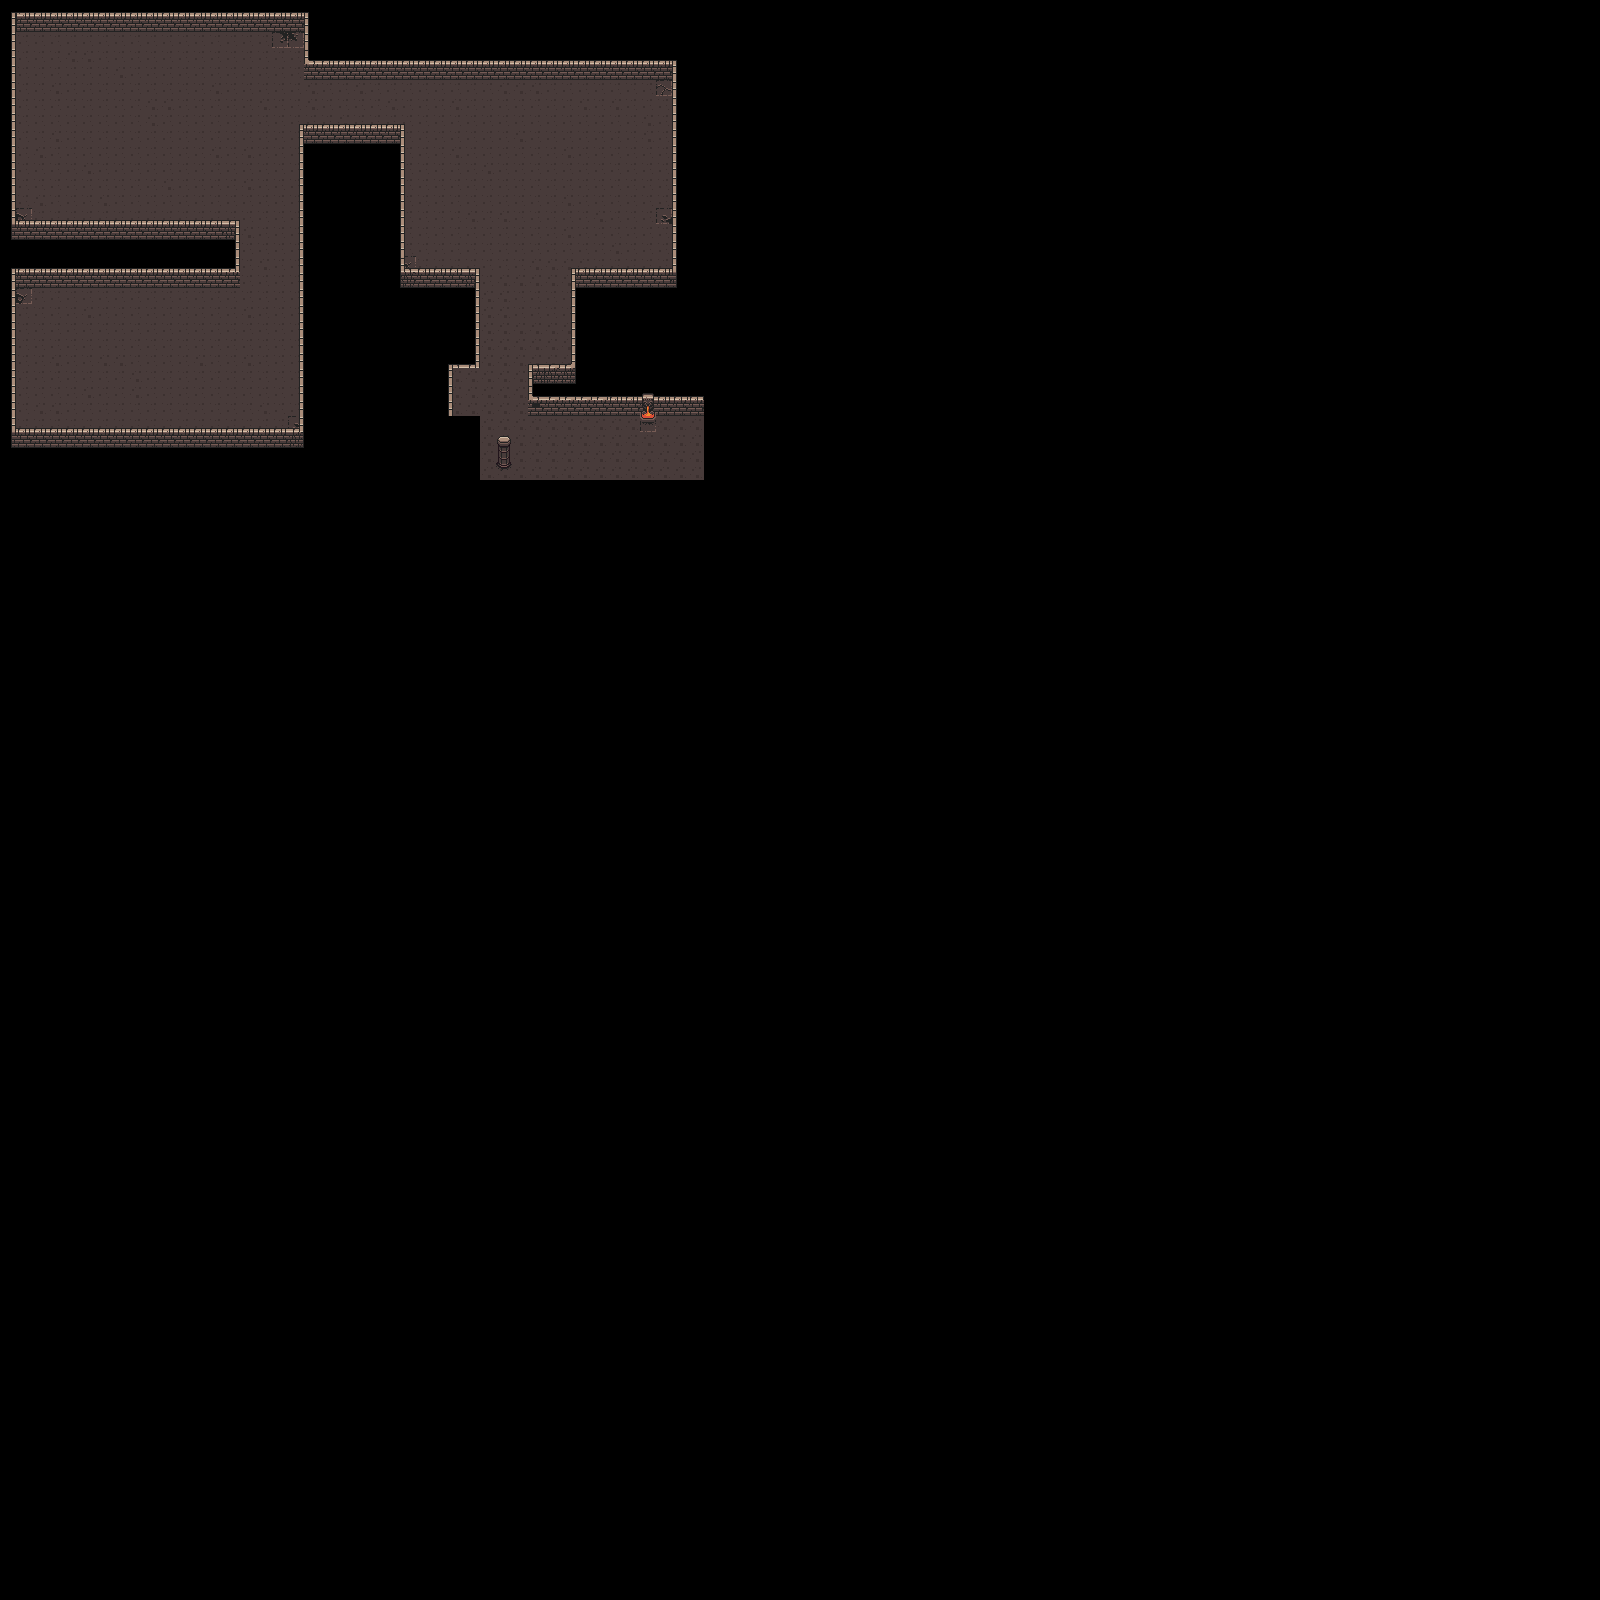

The image is a tile-based game level rendered from a .tmx file. Its description and source (layers, tilesets, objects; grid data summarised) follow:
An orthogonal 100x100 tile map with 16x16 px tiles, 2 tile layers (Ground, Walls) and 13 objects.

<map version="1.5" tiledversion="1.7.2" orientation="orthogonal" renderorder="right-down" width="100" height="100" tilewidth="16" tileheight="16" infinite="0" nextlayerid="6" nextobjectid="25">
 <editorsettings>
  <export target="map-02.json" format="json" />
 </editorsettings>
 <tileset firstgid="1" name="map-01" tilewidth="16" tileheight="16" tilecount="160" columns="10">
  <image source="../map-base.png" width="160" height="256" />
  <tile id="0">
   <properties>
    <property name="collides" type="bool" value="false" />
   </properties>
  </tile>
  <tile id="1">
   <properties>
    <property name="collides" type="bool" value="false" />
   </properties>
  </tile>
  <tile id="2">
   <properties>
    <property name="collides" type="bool" value="false" />
   </properties>
  </tile>
  <tile id="3">
   <properties>
    <property name="collides" type="bool" value="false" />
   </properties>
  </tile>
  <tile id="4">
   <properties>
    <property name="collides" type="bool" value="false" />
   </properties>
  </tile>
  <tile id="5">
   <properties>
    <property name="collides" type="bool" value="false" />
   </properties>
  </tile>
  <tile id="6">
   <properties>
    <property name="collides" type="bool" value="false" />
   </properties>
  </tile>
  <tile id="7">
   <properties>
    <property name="collides" type="bool" value="false" />
   </properties>
  </tile>
  <tile id="8">
   <properties>
    <property name="collides" type="bool" value="false" />
   </properties>
  </tile>
  <tile id="10">
   <properties>
    <property name="collides" type="bool" value="false" />
   </properties>
  </tile>
  <tile id="11">
   <properties>
    <property name="collides" type="bool" value="true" />
   </properties>
  </tile>
  <tile id="12">
   <properties>
    <property name="collides" type="bool" value="true" />
   </properties>
  </tile>
  <tile id="13">
   <properties>
    <property name="collides" type="bool" value="true" />
   </properties>
  </tile>
  <tile id="14">
   <properties>
    <property name="collides" type="bool" value="false" />
   </properties>
  </tile>
  <tile id="15">
   <properties>
    <property name="collides" type="bool" value="false" />
   </properties>
  </tile>
  <tile id="16">
   <properties>
    <property name="collides" type="bool" value="false" />
   </properties>
  </tile>
  <tile id="17">
   <properties>
    <property name="collides" type="bool" value="false" />
   </properties>
  </tile>
  <tile id="18">
   <properties>
    <property name="collides" type="bool" value="false" />
   </properties>
  </tile>
  <tile id="20">
   <properties>
    <property name="collides" type="bool" value="false" />
   </properties>
  </tile>
  <tile id="21">
   <properties>
    <property name="collides" type="bool" value="false" />
   </properties>
  </tile>
  <tile id="22">
   <properties>
    <property name="collides" type="bool" value="false" />
   </properties>
  </tile>
  <tile id="23">
   <properties>
    <property name="collides" type="bool" value="false" />
   </properties>
  </tile>
  <tile id="24">
   <properties>
    <property name="collides" type="bool" value="false" />
   </properties>
  </tile>
  <tile id="25">
   <properties>
    <property name="collides" type="bool" value="false" />
   </properties>
  </tile>
  <tile id="26">
   <properties>
    <property name="collides" type="bool" value="false" />
   </properties>
  </tile>
  <tile id="27">
   <properties>
    <property name="collides" type="bool" value="false" />
   </properties>
  </tile>
  <tile id="28">
   <properties>
    <property name="collides" type="bool" value="false" />
   </properties>
  </tile>
  <tile id="30">
   <properties>
    <property name="collides" type="bool" value="false" />
   </properties>
  </tile>
  <tile id="31">
   <properties>
    <property name="collides" type="bool" value="false" />
   </properties>
  </tile>
  <tile id="32">
   <properties>
    <property name="collides" type="bool" value="false" />
   </properties>
  </tile>
  <tile id="33">
   <properties>
    <property name="collides" type="bool" value="false" />
   </properties>
  </tile>
  <tile id="34">
   <properties>
    <property name="collides" type="bool" value="false" />
   </properties>
  </tile>
  <tile id="35">
   <properties>
    <property name="collides" type="bool" value="false" />
   </properties>
  </tile>
  <tile id="36">
   <properties>
    <property name="collides" type="bool" value="false" />
   </properties>
  </tile>
  <tile id="37">
   <properties>
    <property name="collides" type="bool" value="false" />
   </properties>
  </tile>
  <tile id="38">
   <properties>
    <property name="collides" type="bool" value="false" />
   </properties>
  </tile>
  <tile id="40">
   <properties>
    <property name="collides" type="bool" value="false" />
   </properties>
  </tile>
  <tile id="41">
   <properties>
    <property name="collides" type="bool" value="false" />
   </properties>
  </tile>
  <tile id="42">
   <properties>
    <property name="collides" type="bool" value="false" />
   </properties>
  </tile>
  <tile id="43">
   <properties>
    <property name="collides" type="bool" value="false" />
   </properties>
  </tile>
  <tile id="44">
   <properties>
    <property name="collides" type="bool" value="false" />
   </properties>
  </tile>
  <tile id="45">
   <properties>
    <property name="collides" type="bool" value="false" />
   </properties>
  </tile>
  <tile id="46">
   <properties>
    <property name="collides" type="bool" value="false" />
   </properties>
  </tile>
  <tile id="47">
   <properties>
    <property name="collides" type="bool" value="false" />
   </properties>
  </tile>
  <tile id="48">
   <properties>
    <property name="collides" type="bool" value="false" />
   </properties>
  </tile>
  <tile id="50">
   <properties>
    <property name="collides" type="bool" value="false" />
   </properties>
  </tile>
  <tile id="51">
   <properties>
    <property name="collides" type="bool" value="false" />
   </properties>
  </tile>
  <tile id="52">
   <properties>
    <property name="collides" type="bool" value="false" />
   </properties>
  </tile>
  <tile id="53">
   <properties>
    <property name="collides" type="bool" value="false" />
   </properties>
  </tile>
  <tile id="54">
   <properties>
    <property name="collides" type="bool" value="false" />
   </properties>
  </tile>
  <tile id="55">
   <properties>
    <property name="collides" type="bool" value="false" />
   </properties>
  </tile>
  <tile id="56">
   <properties>
    <property name="collides" type="bool" value="false" />
   </properties>
  </tile>
  <tile id="57">
   <properties>
    <property name="collides" type="bool" value="false" />
   </properties>
  </tile>
  <tile id="58">
   <properties>
    <property name="collides" type="bool" value="false" />
   </properties>
  </tile>
  <tile id="60">
   <properties>
    <property name="collides" type="bool" value="false" />
   </properties>
  </tile>
  <tile id="61">
   <properties>
    <property name="collides" type="bool" value="false" />
   </properties>
  </tile>
  <tile id="62">
   <properties>
    <property name="collides" type="bool" value="false" />
   </properties>
  </tile>
  <tile id="63">
   <properties>
    <property name="collides" type="bool" value="false" />
   </properties>
  </tile>
  <tile id="64">
   <properties>
    <property name="collides" type="bool" value="false" />
   </properties>
  </tile>
  <tile id="65">
   <properties>
    <property name="collides" type="bool" value="false" />
   </properties>
  </tile>
  <tile id="66">
   <properties>
    <property name="collides" type="bool" value="false" />
   </properties>
  </tile>
  <tile id="67">
   <properties>
    <property name="collides" type="bool" value="false" />
   </properties>
  </tile>
  <tile id="68">
   <properties>
    <property name="collides" type="bool" value="false" />
   </properties>
  </tile>
  <tile id="70">
   <properties>
    <property name="collides" type="bool" value="false" />
   </properties>
  </tile>
  <tile id="71">
   <properties>
    <property name="collides" type="bool" value="false" />
   </properties>
  </tile>
  <tile id="72">
   <properties>
    <property name="collides" type="bool" value="false" />
   </properties>
  </tile>
  <tile id="73">
   <properties>
    <property name="collides" type="bool" value="false" />
   </properties>
  </tile>
  <tile id="74">
   <properties>
    <property name="collides" type="bool" value="false" />
   </properties>
  </tile>
  <tile id="75">
   <properties>
    <property name="collides" type="bool" value="false" />
   </properties>
  </tile>
  <tile id="76">
   <properties>
    <property name="collides" type="bool" value="false" />
   </properties>
  </tile>
  <tile id="77">
   <properties>
    <property name="collides" type="bool" value="false" />
   </properties>
  </tile>
  <tile id="78">
   <properties>
    <property name="collides" type="bool" value="false" />
   </properties>
  </tile>
  <tile id="80">
   <properties>
    <property name="collides" type="bool" value="true" />
   </properties>
  </tile>
  <tile id="81">
   <properties>
    <property name="collides" type="bool" value="true" />
   </properties>
  </tile>
  <tile id="82">
   <properties>
    <property name="collides" type="bool" value="true" />
   </properties>
  </tile>
  <tile id="83">
   <properties>
    <property name="collides" type="bool" value="true" />
   </properties>
  </tile>
  <tile id="84">
   <properties>
    <property name="collides" type="bool" value="true" />
   </properties>
  </tile>
  <tile id="85">
   <properties>
    <property name="collides" type="bool" value="true" />
   </properties>
  </tile>
  <tile id="86">
   <properties>
    <property name="collides" type="bool" value="false" />
   </properties>
  </tile>
  <tile id="87">
   <properties>
    <property name="collides" type="bool" value="false" />
   </properties>
  </tile>
  <tile id="88">
   <properties>
    <property name="collides" type="bool" value="false" />
   </properties>
  </tile>
  <tile id="90">
   <properties>
    <property name="collides" type="bool" value="true" />
   </properties>
  </tile>
  <tile id="91">
   <properties>
    <property name="collides" type="bool" value="true" />
   </properties>
  </tile>
  <tile id="92">
   <properties>
    <property name="collides" type="bool" value="true" />
   </properties>
  </tile>
  <tile id="93">
   <properties>
    <property name="collides" type="bool" value="true" />
   </properties>
  </tile>
  <tile id="94">
   <properties>
    <property name="collides" type="bool" value="false" />
   </properties>
  </tile>
  <tile id="95">
   <properties>
    <property name="collides" type="bool" value="false" />
   </properties>
  </tile>
  <tile id="96">
   <properties>
    <property name="collides" type="bool" value="false" />
   </properties>
  </tile>
  <tile id="97">
   <properties>
    <property name="collides" type="bool" value="false" />
   </properties>
  </tile>
  <tile id="98">
   <properties>
    <property name="collides" type="bool" value="false" />
   </properties>
  </tile>
  <tile id="100">
   <properties>
    <property name="collides" type="bool" value="false" />
   </properties>
  </tile>
  <tile id="101">
   <properties>
    <property name="collides" type="bool" value="false" />
   </properties>
  </tile>
  <tile id="102">
   <properties>
    <property name="collides" type="bool" value="true" />
   </properties>
  </tile>
  <tile id="103">
   <properties>
    <property name="collides" type="bool" value="true" />
   </properties>
  </tile>
  <tile id="104">
   <properties>
    <property name="collides" type="bool" value="false" />
   </properties>
  </tile>
  <tile id="105">
   <properties>
    <property name="collides" type="bool" value="false" />
   </properties>
  </tile>
  <tile id="106">
   <properties>
    <property name="collides" type="bool" value="false" />
   </properties>
  </tile>
  <tile id="107">
   <properties>
    <property name="collides" type="bool" value="false" />
   </properties>
  </tile>
  <tile id="108">
   <properties>
    <property name="collides" type="bool" value="false" />
   </properties>
  </tile>
  <tile id="110">
   <properties>
    <property name="collides" type="bool" value="false" />
   </properties>
  </tile>
  <tile id="111">
   <properties>
    <property name="collides" type="bool" value="false" />
   </properties>
  </tile>
  <tile id="112">
   <properties>
    <property name="collides" type="bool" value="false" />
   </properties>
  </tile>
  <tile id="113">
   <properties>
    <property name="collides" type="bool" value="false" />
   </properties>
  </tile>
  <tile id="114">
   <properties>
    <property name="collides" type="bool" value="false" />
   </properties>
  </tile>
  <tile id="115">
   <properties>
    <property name="collides" type="bool" value="false" />
   </properties>
  </tile>
  <tile id="116">
   <properties>
    <property name="collides" type="bool" value="false" />
   </properties>
  </tile>
  <tile id="117">
   <properties>
    <property name="collides" type="bool" value="false" />
   </properties>
  </tile>
  <tile id="118">
   <properties>
    <property name="collides" type="bool" value="false" />
   </properties>
  </tile>
  <tile id="120">
   <properties>
    <property name="collides" type="bool" value="false" />
   </properties>
  </tile>
  <tile id="121">
   <properties>
    <property name="collides" type="bool" value="false" />
   </properties>
  </tile>
  <tile id="122">
   <properties>
    <property name="collides" type="bool" value="false" />
   </properties>
  </tile>
  <tile id="123">
   <properties>
    <property name="collides" type="bool" value="false" />
   </properties>
  </tile>
  <tile id="124">
   <properties>
    <property name="collides" type="bool" value="false" />
   </properties>
  </tile>
  <tile id="125">
   <properties>
    <property name="collides" type="bool" value="false" />
   </properties>
  </tile>
  <tile id="126">
   <properties>
    <property name="collides" type="bool" value="false" />
   </properties>
  </tile>
  <tile id="127">
   <properties>
    <property name="collides" type="bool" value="false" />
   </properties>
  </tile>
  <tile id="128">
   <properties>
    <property name="collides" type="bool" value="false" />
   </properties>
  </tile>
  <tile id="130">
   <properties>
    <property name="collides" type="bool" value="false" />
   </properties>
  </tile>
  <tile id="131">
   <properties>
    <property name="collides" type="bool" value="false" />
   </properties>
  </tile>
  <tile id="132">
   <properties>
    <property name="collides" type="bool" value="false" />
   </properties>
  </tile>
  <tile id="133">
   <properties>
    <property name="collides" type="bool" value="false" />
   </properties>
  </tile>
  <tile id="134">
   <properties>
    <property name="collides" type="bool" value="false" />
   </properties>
  </tile>
  <tile id="135">
   <properties>
    <property name="collides" type="bool" value="false" />
   </properties>
  </tile>
  <tile id="136">
   <properties>
    <property name="collides" type="bool" value="false" />
   </properties>
  </tile>
  <tile id="137">
   <properties>
    <property name="collides" type="bool" value="false" />
   </properties>
  </tile>
  <tile id="138">
   <properties>
    <property name="collides" type="bool" value="false" />
   </properties>
  </tile>
  <tile id="140">
   <properties>
    <property name="collides" type="bool" value="false" />
   </properties>
  </tile>
  <tile id="141">
   <properties>
    <property name="collides" type="bool" value="false" />
   </properties>
  </tile>
  <tile id="142">
   <properties>
    <property name="collides" type="bool" value="false" />
   </properties>
  </tile>
  <tile id="143">
   <properties>
    <property name="collides" type="bool" value="false" />
   </properties>
  </tile>
  <tile id="144">
   <properties>
    <property name="collides" type="bool" value="false" />
   </properties>
  </tile>
  <tile id="145">
   <properties>
    <property name="collides" type="bool" value="false" />
   </properties>
  </tile>
  <tile id="146">
   <properties>
    <property name="collides" type="bool" value="false" />
   </properties>
  </tile>
  <tile id="147">
   <properties>
    <property name="collides" type="bool" value="false" />
   </properties>
  </tile>
  <tile id="148">
   <properties>
    <property name="collides" type="bool" value="false" />
   </properties>
  </tile>
 </tileset>
 <layer id="2" name="Ground" width="100" height="100">
  <data>[10000 cells, 731 non-empty, 7 distinct tile ids]</data>
 </layer>
 <layer id="1" name="Walls" width="100" height="100" locked="1">
  <data>[10000 cells, 329 non-empty, 29 distinct tile ids]</data>
 </layer>
 <objectgroup id="3" name="VaccineBox" visible="0" locked="1">
  <object id="1" gid="59" x="176.333" y="47" width="16" height="16" />
  <object id="2" gid="59" x="609.667" y="94.3333" width="16" height="16" />
  <object id="3" gid="59" x="94.3333" y="302.333" width="16" height="16" />
  <object id="23" gid="59" x="194.667" y="217.333" width="16" height="16" />
 </objectgroup>
 <objectgroup id="4" name="Enemies" visible="0" locked="1">
  <object id="5" gid="79" x="94" y="369.667" width="16" height="16" />
  <object id="7" gid="79" x="463.5" y="255.917" width="16" height="16" />
  <object id="13" gid="79" x="242" y="336.667" width="16" height="16" />
  <object id="14" gid="79" x="227.333" y="407.333" width="16" height="16" />
  <object id="15" gid="79" x="147.333" y="352" width="16" height="16" />
  <object id="16" gid="79" x="44" y="401.333" width="16" height="16" />
  <object id="17" gid="79" x="40.6667" y="340.667" width="16" height="16" />
  <object id="20" gid="79" x="623.333" y="172.667" width="16" height="16" />
  <object id="24" gid="79" x="444" y="119.5" width="16" height="16" />
 </objectgroup>
 <objectgroup id="5" name="teste" visible="0" locked="1" />
</map>
